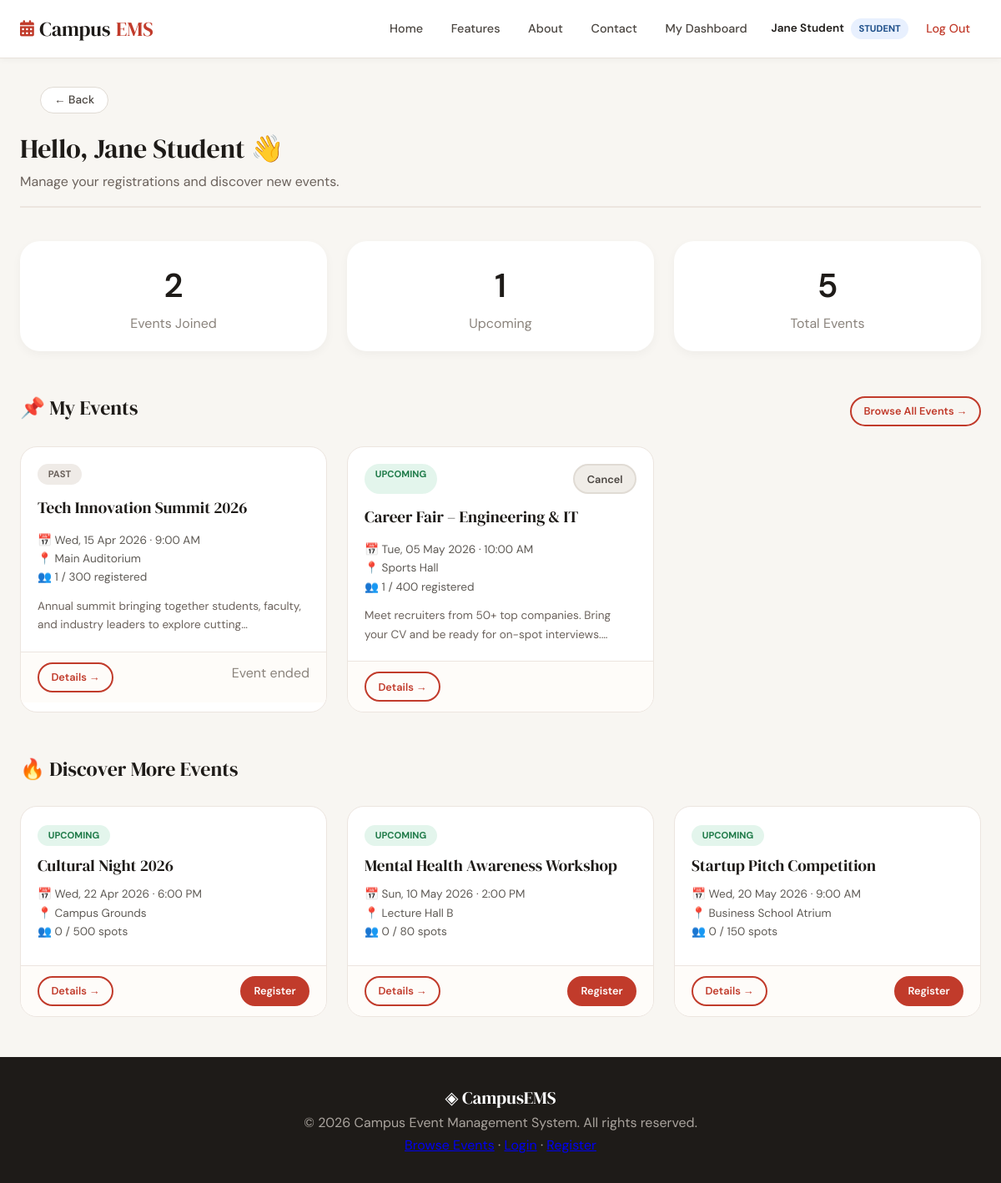
The page /student/dashboard.php (signed in) on the database as committed earlier.
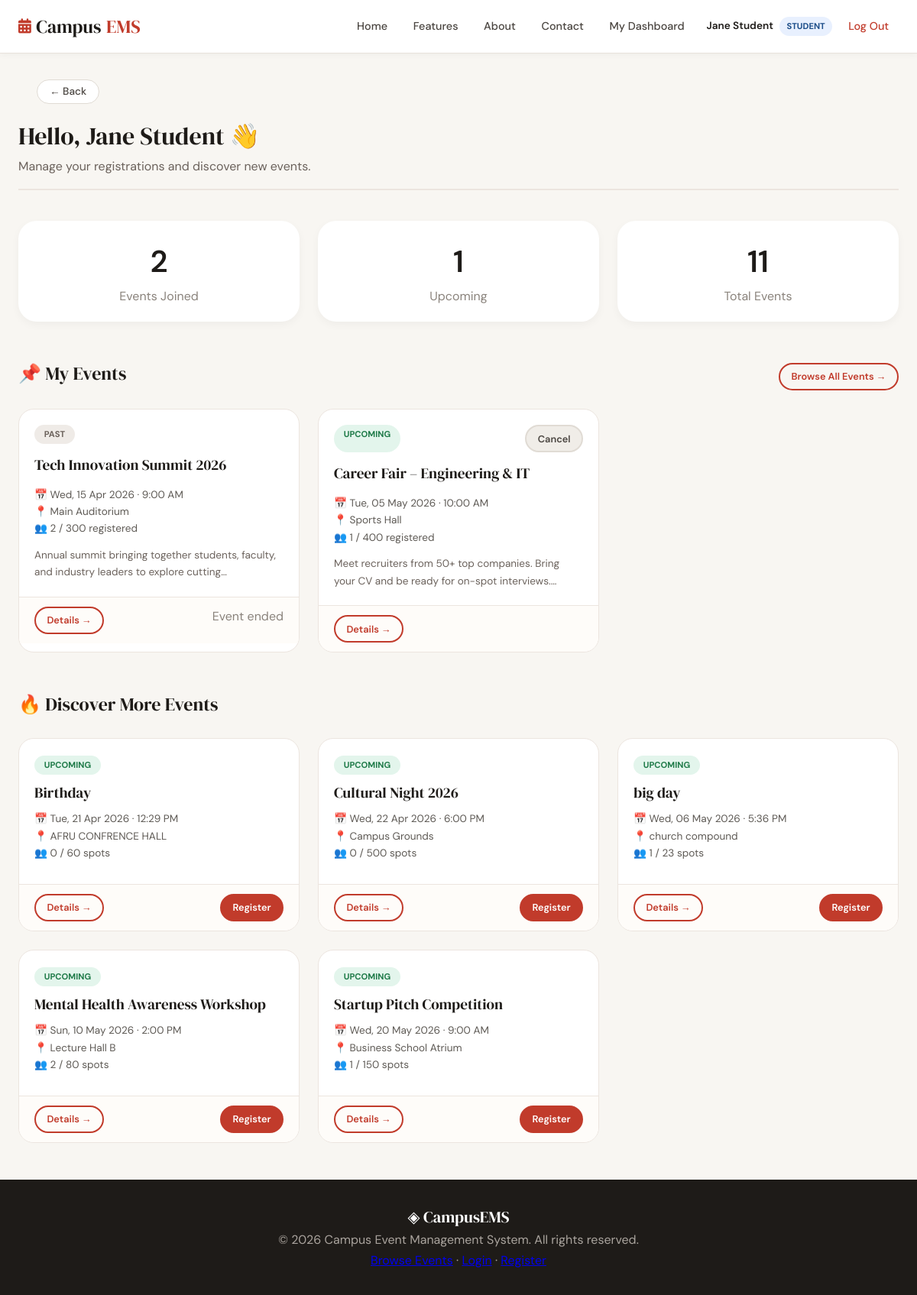
The same page on the database as committed later.
### tables this page shows
CREATE TABLE `events` (
  `id` int(11) NOT NULL,
  `title` varchar(200) NOT NULL,
  `description` text NOT NULL,
  `event_date` datetime NOT NULL,
  `venue` varchar(200) NOT NULL,
  `capacity` int(11) NOT NULL DEFAULT '100',
  `created_by` int(11) NOT NULL,
  `created_at` datetime NOT NULL DEFAULT CURRENT_TIMESTAMP,
  `deleted_at` datetime DEFAULT NULL,
  `rejection_reason` text,
  `status` enum('pending','approved','rejected') DEFAULT 'pending',
  `poster_image` varchar(255) DEFAULT NULL,
  `video_url` varchar(255) DEFAULT NULL,
  `video_file` varchar(255) DEFAULT NULL,
  `category` varchar(50) DEFAULT 'General'
);

### student/dashboard.php (the view, shortened to what this page needs)
<?php
require_once __DIR__ . '/../auth/auth.php';
$uid = current_user_id();
$conn = db_connect();
$stmt = $conn->prepare("SELECT COUNT(*) AS n FROM registrations WHERE user_id=? AND status='registered'");
$stmt->bind_param('i', $uid); $stmt->execute();
$total_regs = (int)$stmt->get_result()->fetch_assoc()['n'];
$stmt = $conn->prepare("SELECT COUNT(*) AS n FROM registrations r JOIN events e ON e.id=r.event_id WHERE r.user_id=? AND r.status='registered' AND e.event_date>=NOW()");
$stmt->bind_param('i', $uid); $stmt->execute();
$upcoming_regs = (int)$stmt->get_result()->fetch_assoc()['n'];
$total_events = (int)$conn->query("SELECT COUNT(*) AS n FROM events")->fetch_assoc()['n'];
$stmt = $conn->prepare("SELECT e.id, e.title, e.event_date, e.venue, e.description, e.capacity, r.registered_at, r.status, (SELECT COUNT(*) FROM registrations r2 WHERE r2.event_id=e.id AND r2.status='registered') AS reg_count FROM registrations r JOIN events e ON e.id=r.event_id WHERE r.user_id=? AND r.status='registered' ORDER BY e.event_date ASC");
$stmt->bind_param('i', $uid); $stmt->execute();
$my_events = $stmt->get_result()->fetch_all(MYSQLI_ASSOC);
$stmt = $conn->prepare("SELECT e.id, e.title, e.event_date, e.venue, e.capacity, (SELECT COUNT(*) FROM registrations r WHERE r.event_id=e.id AND r.status='registered') AS reg_count FROM events e WHERE e.event_date>=NOW() AND e.id NOT IN (SELECT event_id FROM registrations WHERE user_id=? AND status='registered') ORDER BY e.event_date ASC LIMIT 6");
$stmt->bind_param('i', $uid); $stmt->execute();
$suggested_events = $stmt->get_result()->fetch_all(MYSQLI_ASSOC);
require_once __DIR__ . '/../includes/header.php';
?>
<div class="container" style="padding-top:1rem;">
    <div class="nav-button-wrapper">
        <?php back_button('index.php'); ?>
    </div>
    <div style="margin-bottom:2.5rem; border-bottom:2px solid #ece5df; padding-bottom:1rem;">
        <h1 style="font-size:2rem; font-weight:500;">Hello, <?= e(current_user_name()) ?> 👋</h1>
        <p style="color:#6b625c;">Manage your registrations and discover new events.</p>
    </div>
    <div style="display:grid; grid-template-columns:repeat(auto-fit,minmax(160px,1fr)); gap:1.5rem; margin-bottom:3rem;">
        <div style="background:white; border-radius:24px; padding:1.25rem; text-align:center; box-shadow:0 4px 12px rgba(0,0,0,0.04);"><div style="font-size:2.5rem; font-weight:600;"><?= $total_regs ?></div><div style="color:#8a837c;">Events Joined</div></div>
        <div style="background:white; border-radius:24px; padding:1.25rem; text-align:center; box-shadow:0 4px 12px rgba(0,0,0,0.04);"><div style="font-size:2.5rem; font-weight:600;"><?= $upcoming_regs ?></div><div style="color:#8a837c;">Upcoming</div></div>
        <div style="background:white; border-radius:24px; padding:1.25rem; text-align:center; box-shadow:0 4px 12px rgba(0,0,0,0.04);"><div style="font-size:2.5rem; font-weight:600;"><?= $total_events ?></div><div style="color:#8a837c;">Total Events</div></div>
    </div>
    <div style="margin-bottom:3rem;">
        <div style="display:flex; justify-content:space-between; align-items:baseline; flex-wrap:wrap; margin-bottom:1.5rem;"><h2 style="font-size:1.5rem;">📌 My Events</h2><a href="<?= base_url('index.php') ?>" class="btn btn-outline btn-sm">Browse All Events →</a></div>
        <?php if (empty($my_events)): ?>
            <div style="background:#fefcf9; border-radius:28px; padding:3rem 2rem; text-align:center; border:1px solid #ece5df;"><div style="font-size:3.5rem;">🌟</div><h3>No registrations yet</h3><p>Explore upcoming events and join the ones you love.</p><a href="<?= base_url('index.php') ?>" class="btn btn-primary" style="margin-top:1rem;">Find Events</a></div>
        <?php else: ?>
            <div style="display:grid; grid-template-columns:repeat(auto-fill,minmax(320px,1fr)); gap:1.5rem;">
                <?php foreach ($my_events as $ev):
                    $is_past = strtotime($ev['event_date']) < time();
                    $reg_count = (int)$ev['reg_count'];
                    $capacity = (int)$ev['capacity'];
                ?>
                <div style="background:white; border-radius:20px; border:1px solid #ece5df; overflow:hidden;">
                    <div style="padding:1.25rem;">
                        <div style="display:flex; justify-content:space-between; margin-bottom:0.75rem;"><span class="event-badge <?= $is_past ? 'badge-past' : 'badge-upcoming' ?>"><?= $is_past ? 'Past' : 'Upcoming' ?></span><?php if (!$is_past && $ev['status'] === 'registered'): ?><a href="<?= base_url('student/register_event.php?cancel=' . $ev['id']) ?>" class="btn btn-ghost btn-sm" onclick="return confirm('Cancel registration?')">Cancel</a><?php endif; ?></div>
                        <h3 style="font-size:1.2rem;"><?= e($ev['title']) ?></h3>
                        <div style="margin:0.75rem 0; font-size:0.85rem; color:#5e5a55;"><div>📅 <?= date('D, d M Y · g:i A', strtotime($ev['event_date'])) ?></div><div>📍 <?= e($ev['venue']) ?></div><div>👥 <?= $reg_count ?> / <?= $capacity ?> registered</div></div>
                        <p style="color:#6b625c; font-size:0.85rem;"><?= e(substr($ev['description'],0,90)) ?>…</p>
                    </div>
                    <div style="padding:0.75rem 1.25rem; border-top:1px solid #ece5df; background:#fefcf9; display:flex; justify-content:space-between;"><a href="<?= base_url('event_details.php?id=' . $ev['id']) ?>" class="btn btn-outline btn-sm">Details →</a><?php if ($is_past): ?><span style="color:#8a837c;">Event ended</span><?php elseif ($reg_count >= $capacity): ?><span class="badge-today">Full</span><?php endif; ?></div>
                </div>
                <?php endforeach; ?>
            </div>
        <?php endif; ?>
    </div>
    <?php if (!empty($suggested_events)): ?>
    <div><h2 style="font-size:1.5rem; margin-bottom:1.5rem;">🔥 Discover More Events</h2><div style="display:grid; grid-template-columns:repeat(auto-fill,minmax(320px,1fr)); gap:1.5rem;">
        <?php foreach ($suggested_events as $ev):
            $reg_count = (int)$ev['reg_count'];
            $capacity = (int)$ev['capacity'];
            $is_full = $reg_count >= $capacity;
        ?>
        <div style="background:white; border-radius:20px; border:1px solid #ece5df; overflow:hidden;"><div style="padding:1.25rem;"><span class="event-badge badge-upcoming">Upcoming</span><h3 style="font-size:1.2rem; margin:0.5rem 0;"><?= e($ev['title']) ?></h3><div style="margin:0.5rem 0; font-size:0.85rem; color:#5e5a55;"><div>📅 <?= date('D, d M Y · g:i A', strtotime($ev['event_date'])) ?></div><div>📍 <?= e($ev['venue']) ?></div><div>👥 <?= $reg_count ?> / <?= $capacity ?> spots</div></div></div><div style="padding:0.75rem 1.25rem; border-top:1px solid #ece5df; background:#fefcf9; display:flex; justify-content:space-between;"><a href="<?= base_url('event_details.php?id=' . $ev['id']) ?>" class="btn btn-outline btn-sm">Details →</a><?php if (!$is_full): ?><a href="<?= base_url('student/register_event.php?id=' . $ev['id']) ?>" class="btn btn-primary btn-sm">Register</a><?php else: ?><span class="badge-today">Full</span><?php endif; ?></div></div>
        <?php endforeach; ?>
    </div></div>
    <?php endif; ?>
</div>
<?php require_once __DIR__ . '/../includes/footer.php'; ?>

### includes/header.php (shortened to what this page needs)
<?php
require_once __DIR__ . '/../auth/auth.php';
?>
<!DOCTYPE html>
<html lang="en">
<head>
    <link rel="stylesheet" href="https://cdnjs.cloudflare.com/ajax/libs/font-awesome/6.0.0-beta3/css/all.min.css">
</head>
<body>
<nav class="navbar">
    <div class="nav-container">
        <a href="#home" class="nav-brand">
            <span class="brand-icon"><i class="fas fa-calendar-alt"></i></span>
            Campus<span class="brand-accent">EMS</span>
        </a>
        <ul class="nav-links" id="navLinks">
            <li><a href="#home" class="nav-link">Home</a></li>
            <li><a href="#features" class="nav-link">Features</a></li>
            <li><a href="#about" class="nav-link">About</a></li>
            <li><a href="#contact" class="nav-link">Contact</a></li>
            <?php if (is_logged_in()): ?>
                <?php if (current_role() === 'admin'): ?>
                    <li><a href="<?= base_url('admin/dashboard.php') ?>" class="nav-link">Admin Panel</a></li>
                <?php elseif (current_role() === 'organizer'): ?>
                    <li><a href="<?= base_url('organizer/dashboard.php') ?>" class="nav-link">Dashboard</a></li>
                    <li><a href="<?= base_url('organizer/create_event.php') ?>" class="nav-link">Create Event</a></li>
                    <li><a href="<?= base_url('organizer/profile.php') ?>" class="nav-link">My Profile</a></li>
                <?php else: ?>
                    <li><a href="<?= base_url('student/dashboard.php') ?>" class="nav-link">My Dashboard</a></li>
                <?php endif; ?>
                <li class="nav-user">
                    <span class="user-badge"><?= e(current_user_name()) ?></span>
                    <span class="role-pill role-<?= e(current_role()) ?>"><?= e(current_role()) ?></span>
                </li>
                <li><a href="<?= base_url('logout.php') ?>" class="nav-link nav-logout">Log Out</a></li>
            <?php else: ?>
                <li><a href="<?= base_url('login.php') ?>" class="nav-link">Log In</a></li>
                <li><a href="<?= base_url('register.php') ?>" class="btn btn-primary btn-sm">Sign Up</a></li>
            <?php endif; ?>
        </ul>
    </div>
</nav>
<main class="main-content">

### auth/auth.php (shortened to what this page needs)
<?php
function is_logged_in() {
    return isset($_SESSION['user_id']);
}
function current_role() {
    return $_SESSION['role'] ?? null;
}
function current_user_id() {
    return isset($_SESSION['user_id']) ? (int)$_SESSION['user_id'] : null;
}
function current_user_name() {
    return $_SESSION['name'] ?? '';
}
function base_url($path = '') {
    return rtrim(PROJECT_ROOT, '/') . '/' . ltrim($path, '/');
}
function e($s) {
    return htmlspecialchars($s, ENT_QUOTES, 'UTF-8');
}
function back_button($fallback_url = 'index.php') {
    $fallback = base_url($fallback_url);
    echo <<<HTML
    <div class="back-button-wrapper">
        <button onclick="goBackOrFallback('{$fallback}')" class="back-button">← Back</button>
    </div>
    <script>
    function goBackOrFallback(fallback) {
        if (document.referrer && window.history.length > 1) window.history.back();
        else window.location.href = fallback;
    }
    </script>
HTML;
}
?>

### includes/footer.php (shortened to what this page needs)
</main>
<footer class="site-footer">
    <div class="container">
        <div class="footer-brand">◈ CampusEMS</div>
        <div class="footer-copy">© <?= date('Y') ?> Campus Event Management System. All rights reserved.</div>
        <div class="footer-links">
            <a href="<?= base_url('index.php') ?>">Browse Events</a> ·
            <a href="<?= base_url('login.php') ?>">Login</a> ·
            <a href="<?= base_url('register.php') ?>">Register</a>
        </div>
    </div>
</footer>
</body>
</html>

### includes/header.php (style rules this page uses)
* { margin:0; padding:0; box-sizing:border-box; }
body { font-family:'DM Sans',sans-serif; background:#f8f6f2; color:#1e1b18; line-height:1.65; min-height:100vh; display:flex; flex-direction:column; }
h1,h2,h3,h4 { font-family:'DM Serif Display',Georgia,serif; font-weight:500; }
.container { max-width:1240px; margin:0 auto; padding:0 1.5rem; }
.main-content { flex:1; padding-top:80px; padding-bottom:3rem; }
.navbar { position:fixed; top:0; left:0; right:0; height:70px; background:white; border-bottom:1px solid #e8e2dc; z-index:1000; box-shadow:0 2px 8px rgba(0,0,0,0.04); }
.nav-container { display:flex; align-items:center; justify-content:space-between; height:100%; max-width:1240px; margin:0 auto; padding:0 1.5rem; }
.nav-brand { font-family:'DM Serif Display',serif; font-size:1.5rem; color:#1e1b18; text-decoration:none; display:flex; align-items:center; gap:0.4rem; }
.brand-icon { color:#c13b2b; font-size:1.2rem; }
.brand-accent { color:#c13b2b; }
.nav-links { display:flex; align-items:center; gap:0.5rem; list-style:none; }
.nav-link { padding:0.4rem 0.8rem; border-radius:30px; color:#4a4540; font-weight:500; font-size:0.9rem; text-decoration:none; transition:all 0.2s; }
.nav-logout { color:#c13b2b; }
.nav-user { display:flex; align-items:center; gap:0.5rem; margin-left:0.5rem; }
.user-badge { font-weight:600; font-size:0.85rem; }
.role-pill { padding:0.2rem 0.6rem; border-radius:40px; font-size:0.7rem; font-weight:700; text-transform:uppercase; }
.role-student { background:#e8f0fe; color:#1d4e89; }
.btn { display:inline-flex; align-items:center; gap:0.5rem; padding:0.6rem 1.3rem; border-radius:40px; font-weight:600; font-size:0.9rem; border:2px solid transparent; cursor:pointer; text-decoration:none; }
.btn-sm { padding:0.35rem 0.9rem; font-size:0.8rem; }
.btn-primary { background:#c13b2b; color:white; border-color:#c13b2b; }
.btn-outline { background:transparent; color:#c13b2b; border-color:#c13b2b; }
.btn-ghost { background:#f0ede8; color:#4a4540; border-color:#e0dbd4; }
.event-badge { display:inline-block; padding:0.2rem 0.8rem; border-radius:30px; font-size:0.7rem; font-weight:700; text-transform:uppercase; }
.badge-upcoming { background:#e3f5ec; color:#1e7a48; }
.badge-past { background:#efebe7; color:#6b625c; }
.site-footer { background:#1e1b18; color:#aaa49e; text-align:center; padding:2rem; margin-top:auto; }
.footer-brand { font-family:'DM Serif Display',serif; font-size:1.3rem; color:white; }
.back-button-wrapper { max-width:1240px; margin:0 auto; padding:0 1.5rem; margin-top:0.5rem; margin-bottom:1rem; }
.back-button { display:inline-flex; align-items:center; gap:0.4rem; background:white; border:1px solid #e0dbd4; border-radius:40px; padding:0.4rem 1rem; font-family:'DM Sans',sans-serif; font-size:0.85rem; font-weight:500; color:#4a4540; cursor:pointer; transition:all 0.2s ease; }
html { scroll-behavior: smooth; }

Rows that differ between the two databases and show on the page:
changed events "Tech Innovation Summit 2026": reg_count "1" → "2"
added events: title "Birthday", event_date "Tue, 21 Apr 2026 · 12:29 PM", venue "AFRU CONFRENCE HALL", reg_count "0", capacity "60", shown under "🔥 Discover More Events"
added events: title "big day", event_date "Wed, 06 May 2026 · 5:36 PM", venue "church compound", reg_count "1", capacity "23", shown under "🔥 Discover More Events"
changed events "Mental Health Awareness Workshop": reg_count "0" → "2"
changed events "Startup Pitch Competition": reg_count "0" → "1"
Other text that changed with them:
$total_events: "5" → "11"
